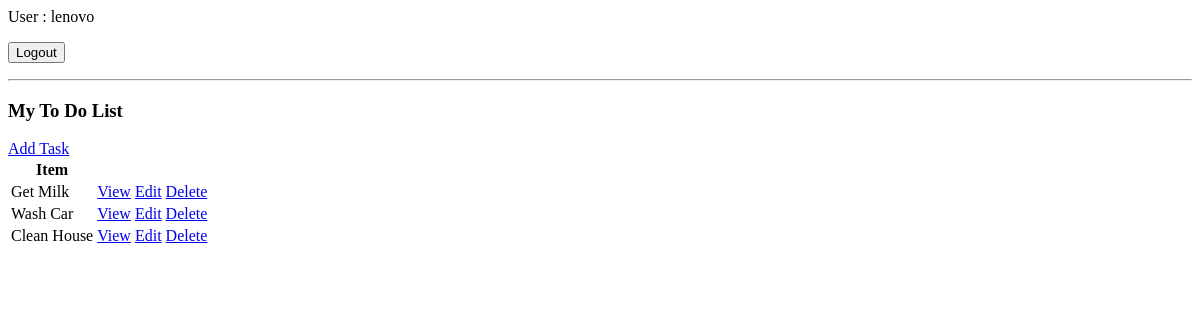
Page / (signed in) on the earlier database version.
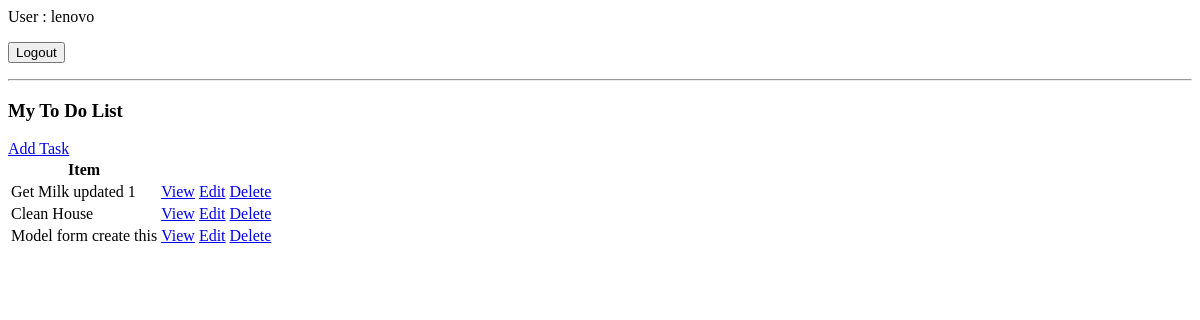
Same page on the later database version.
### base/models.py (models this page shows, shortened)
class Task(models.Model):
    user = models.ForeignKey(User, on_delete=models.CASCADE, null=True, blank=True)
    title = models.CharField(max_length=200)
    description = models.TextField(null=True, blank=True)
    complete = models.BooleanField(default=False)
    create = models.DateTimeField(auto_now_add=True)
    class Meta:
        ordering = ['complete']

### base/views.py (the view)
# urls.py: path('', TaskList.as_view(), name='tasks'),
class TaskList(LoginRequiredMixin, ListView):
    model = Task
    context_object_name = 'tasks'
    def get_context_data(self, **kwargs):
        context = super().get_context_data(**kwargs)
        context['tasks'] = context['tasks'].filter(user=self.request.user)
        context['count'] = context['tasks'].filter(complete = False).count()
        return context

### base/templates/base/task_list.html (shortened to what this page needs)
{% if request.user.is_authenticated %}
    <p> User : {{request.user}}</p>
    <form action="{% url 'logout' %}" method="post">
        <button type="submit">Logout</button>
    </form>
{% else %}
    <a href="{% url 'login' %}">Login</a>
{% endif %}
<hr>
<h3>My To Do List {{color}}</h3>
<a href="{% url 'task-create' %}">Add Task</a>
<table>
    <tr>
        <th>Item</th>
        <th></th>
        <th></th>
        <th></th>
    </tr>
    {% for task in tasks %}
        <tr>
            <td>{{task.title}}</td>
            <td><a href="{% url 'task' task.id %}">View</a></td>
            <td><a href="{% url 'task-update' task.id %}">Edit</a></td>
            <td><a href="{% url 'task-delete' task.id %}">Delete</a></td>
        </tr>
    {% empty %}
        <h3>No items in list</h3>
    {% endfor %}
</table>

Differences in the rows shown:
removed Task: title "Wash Car"
changed Task: title "Get Milk" → "Get Milk updated 1"
added Task: title "Model form create this"
